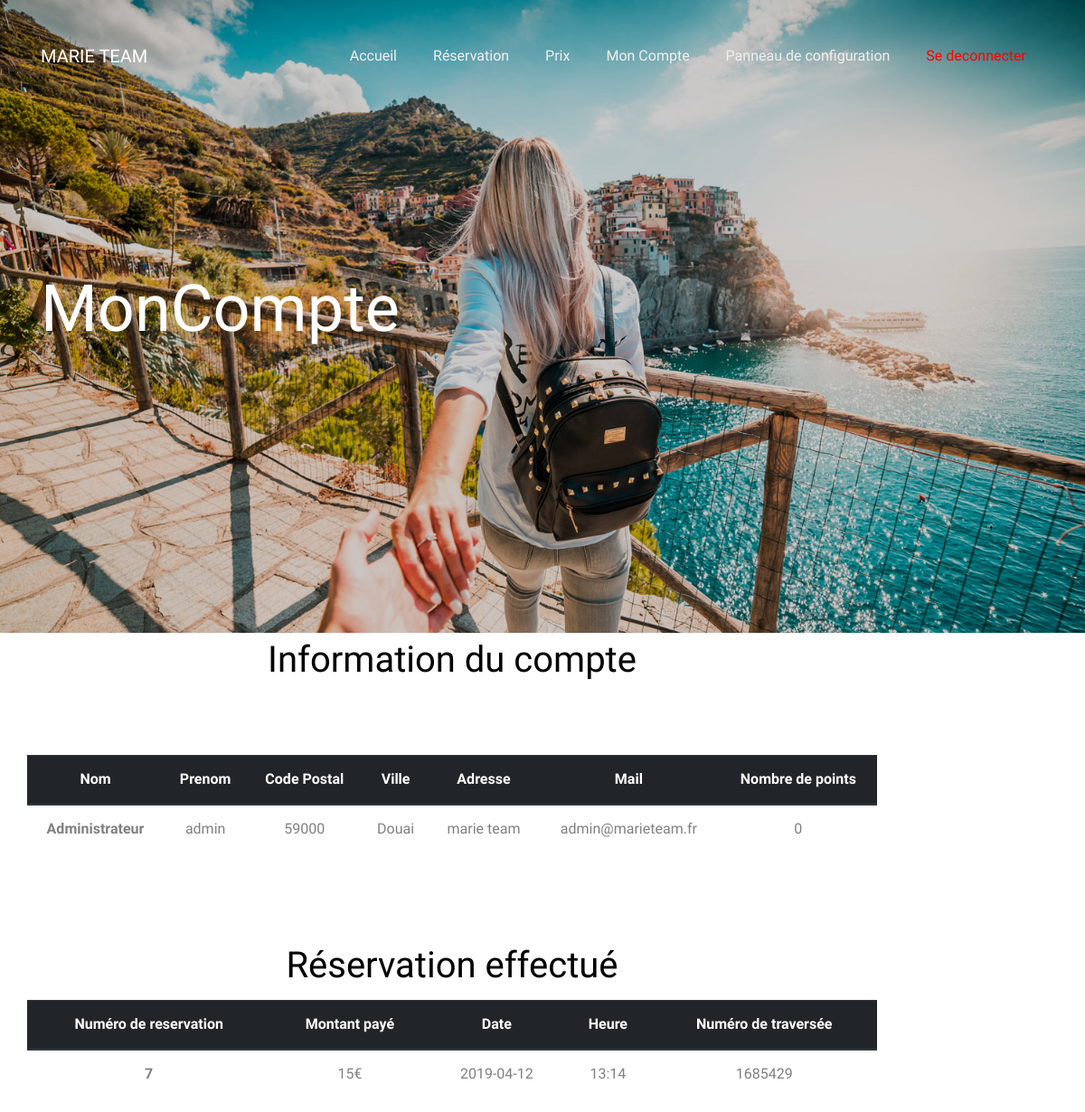
/html/moncompte.php (signed in), run on an earlier commit of the app's database.
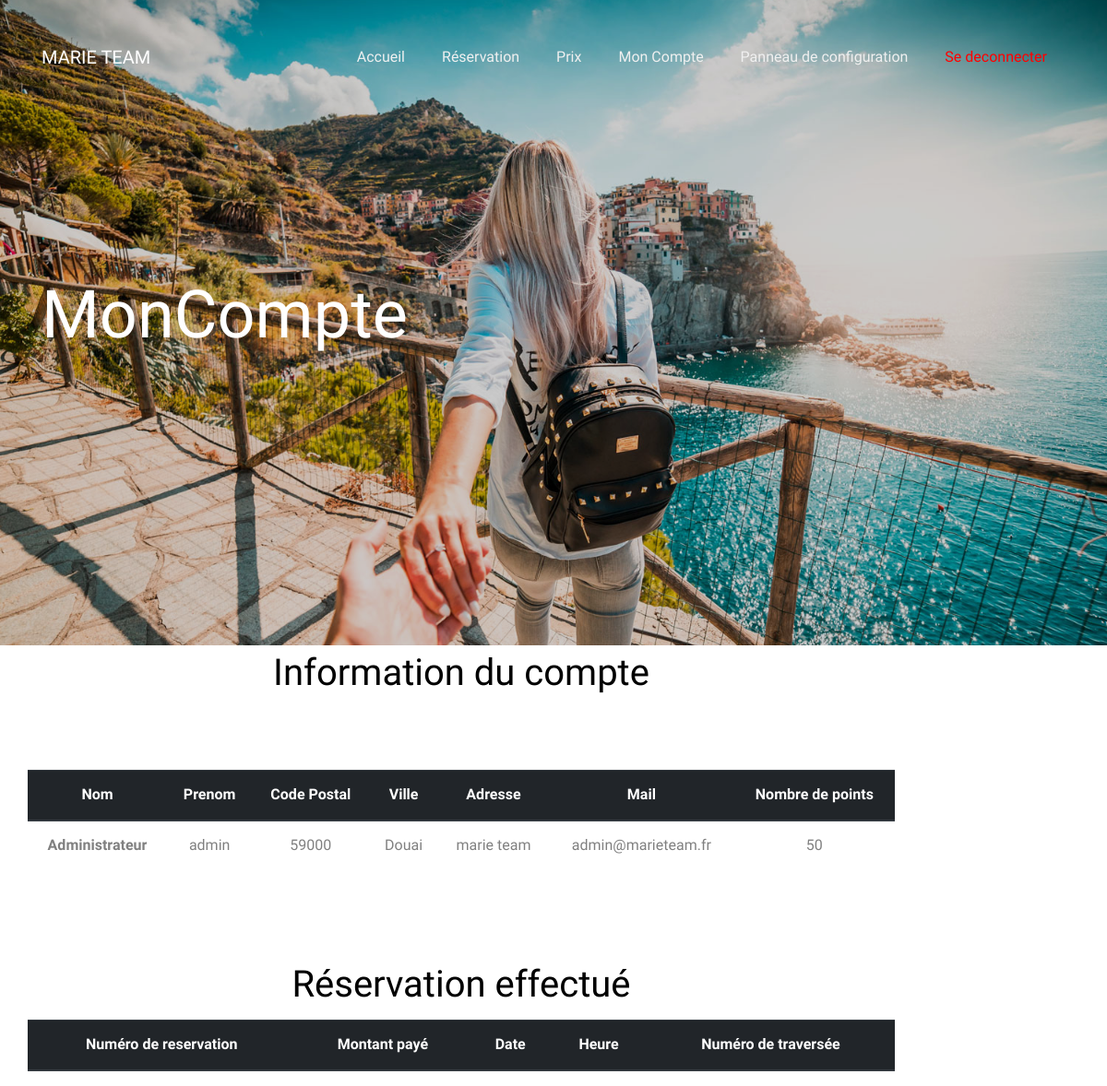
And on a later commit of the database.
### tables this page shows
CREATE TABLE IF NOT EXISTS `client` (
  `id` int(11) NOT NULL AUTO_INCREMENT,
  `idClient` varchar(50) NOT NULL,
  `Role` varchar(254) NOT NULL,
  `NomClient` varchar(50) NOT NULL,
  `PrenomClient` varchar(50) NOT NULL,
  `CodePostal` varchar(5) NOT NULL,
  `Ville` varchar(50) NOT NULL,
  `Adresse` varchar(50) NOT NULL,
  `Mail` varchar(50) NOT NULL,
  `NbAchatsFidelisant` int(11) NOT NULL,
  `mdp` varchar(255) DEFAULT NULL,
  PRIMARY KEY (`idClient`),
  KEY `id` (`id`)
);

CREATE TABLE IF NOT EXISTS `reservation` (
  `NumReservation` int(50) NOT NULL AUTO_INCREMENT,
  `MontantARegler` float NOT NULL,
  `date` date NOT NULL,
  `dateTraversee` date DEFAULT NULL,
  `Heure` varchar(50) NOT NULL,
  `numeroIdentifiant` int(11) NOT NULL,
  `idClient` varchar(50) NOT NULL,
  `PlacesA1` int(11) NOT NULL DEFAULT '0',
  `PlacesA2` int(11) NOT NULL DEFAULT '0',
  `PlacesA3` int(11) NOT NULL DEFAULT '0',
  `PlacesB1` int(11) NOT NULL DEFAULT '0',
  `PlacesB2` int(11) NOT NULL DEFAULT '0',
  `PlacesC1` int(11) NOT NULL DEFAULT '0',
  `PlacesC2` int(11) NOT NULL DEFAULT '0',
  `PlacesC3` int(11) NOT NULL DEFAULT '0',
  PRIMARY KEY (`NumReservation`)
);

### html/moncompte.php (the view, shortened to what this page needs)
<?php
include 'start.php';
?>
<!DOCTYPE html>
<html lang="en">
  <head>
    <link rel="stylesheet" href="css/open-iconic-bootstrap.min.css">
    <link rel="stylesheet" href="css/animate.css">
    <link rel="stylesheet" href="css/owl.carousel.min.css">
    <link rel="stylesheet" href="css/owl.theme.default.min.css">
    <link rel="stylesheet" href="css/magnific-popup.css">
    <link rel="stylesheet" href="css/aos.css">
    <link rel="stylesheet" href="css/ionicons.min.css">
    <link rel="stylesheet" href="css/bootstrap-datepicker.css">
    <link rel="stylesheet" href="css/jquery.timepicker.css">
    <link rel="stylesheet" href="css/flaticon.css">
    <link rel="stylesheet" href="css/icomoon.css">
    <link rel="stylesheet" href="css/style.css">
  </head>
  <body>
    <?php
    include('nav.php');
    ?>
    <section class="home-slider owl-carousel">
      <div class="slider-item" style="background-image: url('images/bg_1.jpg');" data-stellar-background-ratio="0.5">
        <div class="overlay"></div>
        <div class="container">
          <div class="row slider-text align-items-center">
            <div class="col-md-7 col-sm-12 ftco-animate">
              <h1 class="mb-3">MonCompte</h1>
            </div>
          </div>
        </div>
      </div>
    </section>
    <div class="col-sm-9 col-sm-offset-3 col-lg-10 col-lg-offset-2 main">
	    <div class="container">
			<div class="row">
				<div class="col-lg-12">
					<h1 class="page-header" style="text-align: center;">Information du compte</h1>
				<div class="text">
					<table class="table" style="margin-top: 8%; margin-bottom: 10%;text-align: center;">
						<thead class="thead-dark">
							<tr>
								<th scope="col">Nom</th>
		                		<th scope="col">Prenom</th>
								<th scope="col">Code Postal</th>
								<th scope="col">Ville</th>
								<th scope="col">Adresse</th>
								<th scope="col">Mail</th>
								<th scope="col">Nombre de points</th>
							</tr>
						</thead>
						<tbody>
							<?php
								$getTableau = $db->prepare("SELECT * FROM Client WHERE idClient='".$_SESSION['idClient']."' ");
								$getTableau->setFetchMode(PDO:: FETCH_ASSOC);
								$getTableau->execute();
								while ($info=$getTableau->fetch()) {
								  echo'<tr>';
										echo'<th scope="row">'.$info['NomClient'].'</th>';
										echo'<td>'.$info['PrenomClient'].'</td>';
					          echo'<td>'.$info['CodePostal'].'</td>';
					          echo'<td>'.$info['Ville'].'</td>';
					          echo'<td>'.$info['Adresse'].'</td>';
					          echo'<td>'.$info['Mail'].'</td>';
					          echo'<td>'.$info['NbAchatsFidelisant'].'</td>';
									echo'</tr>';
								}
							?>
						</tbody>
					</table>
					</div>
				</div>
				<div class="col-lg-12">
					<h1 class="page-header" style="text-align: center;">Réservation effectué</h1>
        <table class="table" style="text-align: center;">
						<thead class="thead-dark">
							<tr>
								<th scope="col">Numéro de reservation</th>
		            <th scope="col">Montant payé</th>
								<th scope="col">Date</th>
								<th scope="col">Heure</th>
								<th scope="col">Numéro de traversée</th>
							</tr>
						</thead>
						<tbody>
							<?php
								$getTableau = $db->prepare("SELECT * FROM reservation WHERE idClient='".$_SESSION['idClient']."' ");
								$getTableau->setFetchMode(PDO:: FETCH_ASSOC);
								$getTableau->execute();
								while ($info=$getTableau->fetch()) {
								  echo'<tr>';
										echo'<th scope="row">'.$info['NumReservation'].'</th>';
										echo'<td>'.$info['MontantARegler'].'€</td>';
					          echo'<td>'.$info['date'].'</td>';
					          echo'<td>'.$info['Heure'].'</td>';
					          echo'<td>'.$info['numeroIdentifiant'].'</td>';
									echo'</tr>';
								}
							?>
						</tbody>
					</table>
					</div>
			</div>
		</div>
	</div>
  </body>
</html>

What changed in the data, as far as the page shows it:
removed reservation: NumReservation "7", MontantARegler "15", date "2019-04-12", Heure "13:14", numeroIdentifiant "1685429"
changed client "Administrateur": NbAchatsFidelisant "0" → "50"
